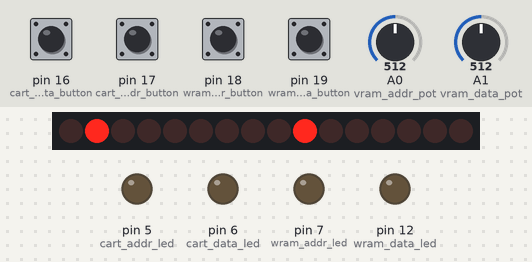
The sketch below on a simulated Arduino Uno, built with avr-gcc and run on an emulated ATmega328P. On the bench: 16 shift-register outputs drawn as a row of LEDs (first output left, lit = HIGH), output pins drawn as LEDs (lit = HIGH). Wiring (inferred from the names in the program): 2 × shift register (74HC595): data pin 4; shift clock pin 3; latch pin 2. Wiring (inferred from the signals the program sends): row of LEDs: on Q0, Q1, Q2, Q3, Q4, Q5, Q6, Q7, Q8, Q9, Q10, Q11, Q12, Q13, Q14, Q15. The test bench sets the inputs (shaded band); at power-on: pin 16 (cart_data_button), pin 17 (cart_addr_button), pin 18 (wram_addr_button), pin 19 (wram_data_button) LOW, A0 (vram_addr_pot) = 512, A1 (vram_data_pot) = 512. Pins used as bus, display or sensor lines are not drawn; what the sketch prints to the serial monitor is not drawn.

Above: at 1.2 s.
1.3 s: A0 (vram_addr_pot) set to 716
At 2.0 s:
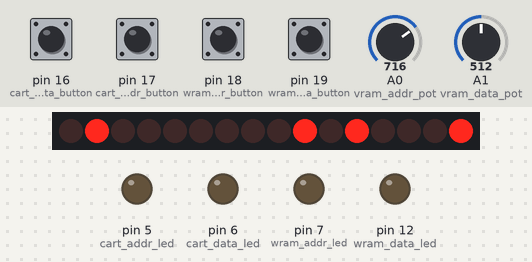
2.8 s: A1 (vram_data_pot) set to 306
At 4.0 s:
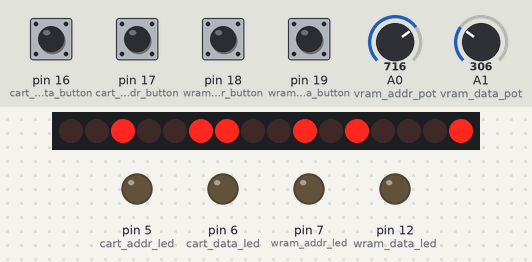
4.3 s: A0 (vram_addr_pot) set to 900
At 5.3 s:
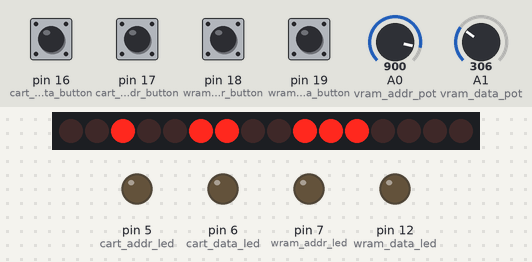
5.8 s: A1 (vram_data_pot) set to 122
At 6.7 s:
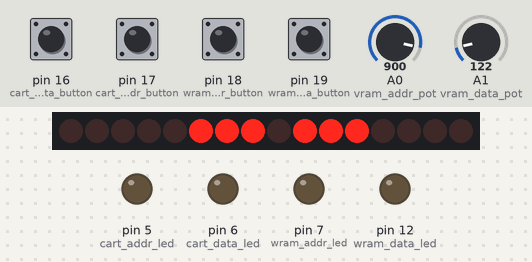
7.3 s: A1 (vram_data_pot) set to 0
At 7.8 s:
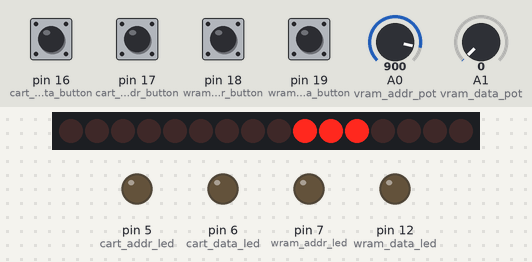
8.8 s: A0 (vram_addr_pot) set to 1023
At 10.0 s:
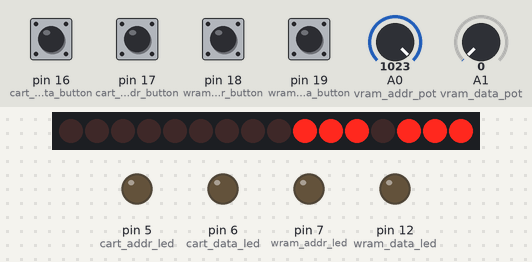
Timing chart, 0 to 10.6 s (numbered marks = the images above; inputs shaded):
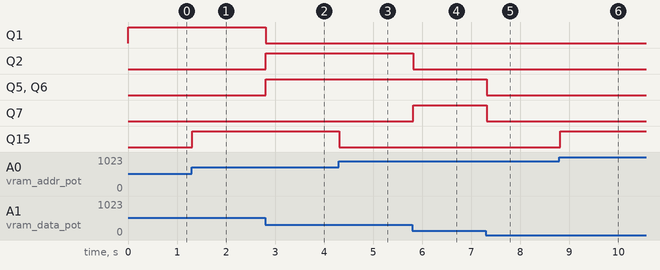

Measured:
- after the input at 1.3 s, Q15: LOW → HIGH at once
- after the input at 2.8 s, Q1: HIGH → LOW at once; Q2, Q5, Q6: LOW → HIGH at once
- after the input at 4.3 s, Q15: HIGH → LOW at once
- after the input at 5.8 s, Q2: HIGH → LOW at once; Q7: LOW → HIGH at once
- after the input at 7.3 s, Q5–7: HIGH → LOW at once
- after the input at 8.8 s, Q15: LOW → HIGH at once

The sketch:

sgb_corrupter.ino
```cpp
//Define stuff for Arduino register functions
#define CLR(x,y) (x&=(~(1<<y)))
#define SET(x,y) (x|=(1<<y))

//Pin connected to ST_CP of 74HC595, green wire
#define latch_pin 2
//Pin connected to SH_CP of 74HC595, yellow wire
#define clock_pin 3
//Pin connected to DS of 74HC595, blue wire
#define data_pin 4

//Pin connected to WRAM Data Corruption Button
#define wram_data_button 19
//Pin connected to WRAM Address Corruption Button
#define wram_addr_button 18
//Pin connected to Cartridge Data Corruption Button
#define cart_data_button 16
//Pin connected to Cartridge Address Corruption Button
#define cart_addr_button 17

//Pin connected to WRAM Data Corruption Status LED
#define wram_data_led 12
//Pin connected to WRAM Address Corruption Status LED
#define wram_addr_led 7
//Pin connected to Cartridge Data Corruption Status LED
#define cart_data_led 6
//Pin connected to Cartridge Address Corruption Status LED
#define cart_addr_led 5

//Pin connected to the analog output pin of the VRAM Address Corruption Potentiometer
#define vram_addr_pot 0
//Pin connected to the analog output pin of the VRAM Data Corruption Potentiometer
#define vram_data_pot 1

//Define how long in milleseconds to wait between WRAM and Cart corruptions
#define wram_cart_corrupt_delay 75

void setup() {
  //Set shift register output pins
  pinMode(latch_pin, OUTPUT);
  pinMode(clock_pin, OUTPUT);
  pinMode(data_pin, OUTPUT);

  //Set inputs for WRAM and Cartridge corruption buttons
  pinMode(wram_data_button, INPUT);
  pinMode(wram_addr_button, INPUT);
  pinMode(cart_data_button, INPUT);
  pinMode(cart_addr_button, INPUT);

  //Set outputs for WRAM and Cartridge status LEDs
  pinMode(wram_data_led, OUTPUT);
  pinMode(wram_addr_led, OUTPUT);
  pinMode(cart_data_led, OUTPUT);
  pinMode(cart_addr_led, OUTPUT);

  Serial.begin(9600);
}

void loop() {
  corrupt_vram(analogRead(vram_addr_pot), analogRead(vram_data_pot));
  corrupt_cart_wram(digitalRead(wram_data_button), digitalRead(wram_addr_button), digitalRead(cart_data_button), digitalRead(cart_addr_button));
}

//Communicate with the shift registers to pull the various VRAM bus lines low
void corrupt_vram(int addr_pot, int data_pot){

  //Read the data from the address and data potentiometers and convert the reading to a number between 0 and 1
  //When this byte is written to the shift registers, it will pull the corresponding VRAM bus lines to low.
  int rand_addr = (addr_pot/8);
  int rand_data = (data_pot/8);

  //Bitmask the byte to be sent to the shift registers and prevent the 4th bit from being set high. When this
  //bit is set to high it generates a bunch of parallel lines on the SGB screen that just persist and break the game.
  rand_data = rand_data&0b11110111;
  rand_addr = rand_addr&0b11110111;

  //Write the byte out to the shift registers
  digitalWrite(latch_pin, LOW);
  Serial.println(rand_addr);
  shiftOut(data_pin, clock_pin, LSBFIRST, rand_addr);
  //digitalWrite(latch_pin, HIGH);
  //digitalWrite(latch_pin, LOW);
  Serial.println(rand_data);
  shiftOut(data_pin, clock_pin, LSBFIRST, rand_data);
  digitalWrite(latch_pin, HIGH);
}

//Scan through the various button inputs on the corrupter and see if any of them are being pressed. This would be much
//better served with an interrupt but I ran out of interruptable pins and I don't feel like resoldering everything.
void corrupt_cart_wram(bool wram_data_button_status, bool wram_addr_button_status, bool cart_data_button_status, bool cart_addr_button_status)
{
  //Check to see if a button is pressed, flash the corresponding status LED, and use corrupt_line(int port) to perform the corruption.
  if(wram_data_button_status)
  {
    digitalWrite(wram_data_led, HIGH);
    corrupt_line(2);
    delay(wram_cart_corrupt_delay);
    digitalWrite(wram_data_led, LOW);
  }

  if(wram_addr_button_status)
  {
    digitalWrite(wram_addr_led, HIGH);
    corrupt_line(1);
    delay(wram_cart_corrupt_delay);
    digitalWrite(wram_addr_led, LOW);
  }

  if(cart_data_button_status)
  {
    digitalWrite(cart_data_led, HIGH);
    corrupt_line(3);
    delay(wram_cart_corrupt_delay);
    digitalWrite(cart_data_led, LOW);
  }

  if(cart_addr_button_status)
  {
    digitalWrite(cart_addr_led, HIGH);
    corrupt_line(0);
    delay(wram_cart_corrupt_delay);
    digitalWrite(cart_addr_led, LOW);
  }
}

//This function actually does the corrupting on the WRAM and Cartridge busses. Instead of using more conventional functions like digitalWrite() I had
//to implement this by setting registers and writing some basic assembly code. This is due to timing issues with the Arduino and the SGB. The SGB
//runs at about 4 Mhz and the Arduino runs at about 16 Mhz. If corruptions are performed for longer than 1 CPU cycle on the SGB, it is very likely
//to cause an instant crash. Functions like digitalWrite() take about 50 Arduino cycles to complete, which means that the corruption will be active for
//about 12 SGB cycles. Setting a port register only takes about 2 Arduino cycles. Combining this with some nops written in assmbly allows the Arduino
//to perform corruptions must faster and minimize crashes.
void corrupt_line(int port)
{
  //Set the port register to high. This basically does the same thing as digitalWrite(pin, HIGH)
  SET(PORTB, port);

  //Since there aren't functions to delay for nanoseconds, just tell the Arduino to wait for 5 CPU cycles. I found that waiting for 5 cycles produced
  //the best corruptions
  __asm__("nop\n\t""nop\n\t""nop\n\t""nop\n\t""nop\n\t");

  //Set the port register to low. This basically does the same thing as digitalWrite(pin, LOW)
  CLR(PORTB, port);
}
```
